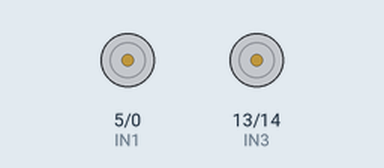
Simulated run of this sketch. Board: ESP32. On the bench: motor-driver pin pairs drawn as motors (green arrow = first pin HIGH = forward, orange = second pin HIGH = backward, longer = more drive).

Above: at 0.05 s.
At 6.65 s:
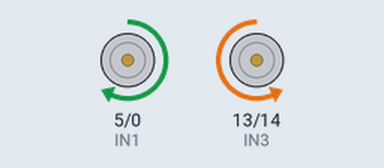
At 9.95 s:
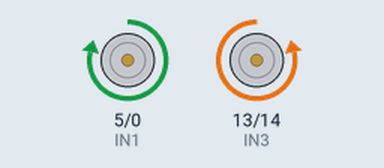
At 13.25 s:
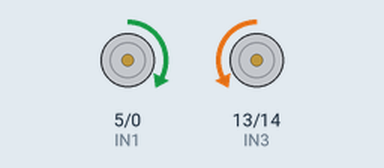
Timing chart, 0 to 13.6 s (numbered marks = the images above):
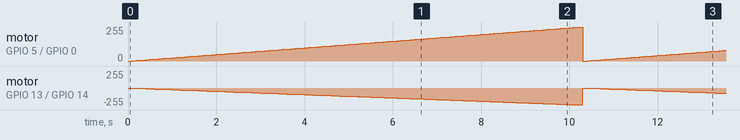

The sketch:

AceleracaoPWM.ino
```cpp
#include <Arduino.h>

//Controle do PWM
//Define o pino que será usado como PWM
const int PWM0 = 23;
const int PWM1 = 22;

//Ajuste os parâmetros do PWM
const int freqPWM = 2000;
const int canalPWM0 = 0;
const int canalPWM1 = 1;
const int resolucao = 10;

#define IN1 5
#define IN2 0
#define IN3 13
#define IN4 14


void setup()
{
  ledcSetup(canalPWM0, freqPWM, resolucao);
  ledcSetup(canalPWM1, freqPWM, resolucao);

  ledcAttachPin(5, canalPWM0);
  ledcAttachPin(14, canalPWM0);

  pinMode(IN1, OUTPUT);
  pinMode(IN2, OUTPUT);
  pinMode(IN3, OUTPUT);
  pinMode(IN4, OUTPUT);
  Serial.begin(9600);


}

void loop() {
 for(int rpm = 0; rpm <= 1023; rpm = rpm + 10)
 {
   ledcWrite(canalPWM0, rpm);
   delay(100);
 }
}
```

Measured:
- by itself, motor on GPIO 5 (IN1) / GPIO 0 (IN2): ramps from stopped to forward 254/255 and jumps back, once every 10.3 s
- by itself, motor on GPIO 13 (IN3) / GPIO 14 (IN4): ramps from stopped to backward 254/255 and jumps back, once every 10.3 s
